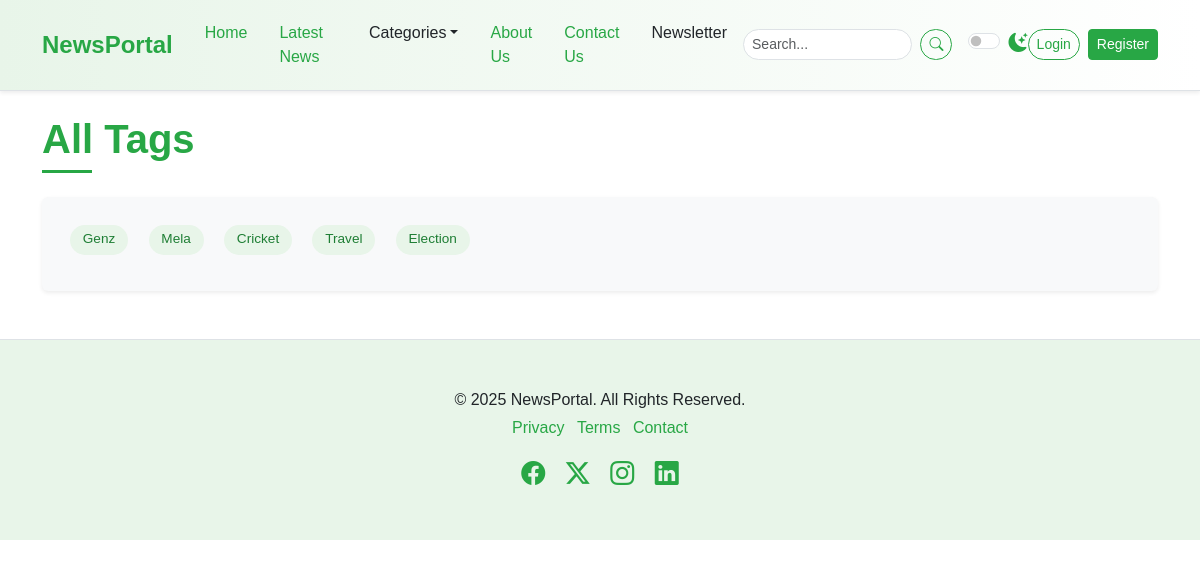
The app's page /tags/ with its own data.
### newspaper/models.py (models this page shows, shortened)
class TimeStampedModel(models.Model):
    created_at = models.DateTimeField(auto_now_add=True)
    updated_at = models.DateTimeField(auto_now=True)
    class Meta:
        abstract = True # Don't create a table in DB

class Tag(TimeStampedModel):
    name = models.CharField(max_length=100)

### newspaper/views.py (the view)
# urls.py: path("tags/", AllTagsView.as_view(), name="all-tags"),
class AllTagsView(ListView):
    model = Tag
    template_name = "all_tags.html"
    context_object_name = "tags"

### newspaper/nav.py (called while the page is built)
def navigation(request):
    categories = Category.objects.all()[:4]
    return {"categories": categories}

### templates/all_tags.html
{% extends "newsportal/base.html" %}
{% block content %}
<div class="container mt-4 mb-5">
    <h1 class="mb-4 section-title"><span>All Tags</span></h1>
    <div class="p-4 rounded bg-light shadow-sm tag-cloud-container">
        {% if tags %}
            {% for tag in tags %}
                <div class="article-tags d-inline-block m-1">
                    <a href="{% url 'all-tags' %}">{{ tag.name }}</a>
                </div>
            {% endfor %}
        {% else %}
            <p>No tags available.</p>
        {% endif %}
    </div>
</div>
{% endblock %}

### static/css/style.css (style rules this page uses)
:root { --primary-green: #28a745; --light-green: #e8f5e9; --dark-green: #1e7e34; --accent-green: #5cb85c; --text-color-light: #212529; --text-color-dark: #f8f9fa; --bg-light: #ffffff; --bg-dark: #212529; --card-bg-light: #ffffff; --card-bg-dark: #343a40; --border-color-light: #dee2e6; --border-color-dark: #495057; --shadow-sm: 0 0.125rem 0.25rem rgba(0, 0, 0, 0.075); --shadow: 0 0.5rem 1rem rgba(0, 0, 0, 0.15); --transition-speed: 0.3s ease; }
body { font-family: "Poppins", sans-serif; background-color: var(--bg-light); color: var(--text-color-light); transition: background-color var(--transition-speed), color var(--transition-speed); }
.section-title { position: relative; padding-bottom: 10px; margin-bottom: 20px; font-weight: 600; color: var(--primary-green); }
.section-title span { position: relative; z-index: 1; background-color: var(--bg-light); padding-right: 10px; }
.section-title::after { content: ""; position: absolute; left: 0; bottom: 0; width: 50px; height: 3px; background-color: var(--primary-green); }
.article-tags a { display: inline-block; background-color: var(--light-green); color: var(--dark-green); padding: 0.3rem 0.8rem; margin-right: 0.5rem; margin-bottom: 0.5rem; border-radius: 15px; font-size: 0.85rem; text-decoration: none; transition: background-color var(--transition-speed), color var(--transition-speed); }

### records on screen
Tag: name "Genz"
Tag: name "Mela"
Tag: name "Cricket"
Tag: name "Travel"
Tag: name "Election"
